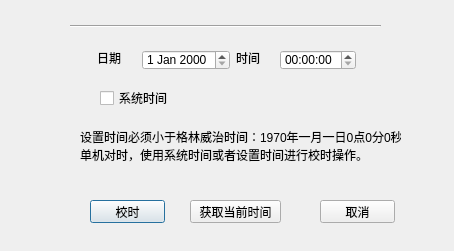
<?xml version="1.0" encoding="UTF-8"?>
<ui version="4.0">
 <class>QCheckTimeDialog</class>
 <widget class="QDialog" name="QCheckTimeDialog">
  <property name="geometry">
   <rect>
    <x>0</x>
    <y>0</y>
    <width>454</width>
    <height>251</height>
   </rect>
  </property>
  <property name="windowTitle">
   <string>信号机校时</string>
  </property>
  <widget class="QDateEdit" name="dateEdit">
   <property name="geometry">
    <rect>
     <x>142</x>
     <y>50</y>
     <width>88</width>
     <height>20</height>
    </rect>
   </property>
  </widget>
  <widget class="QTimeEdit" name="timeEdit">
   <property name="geometry">
    <rect>
     <x>280</x>
     <y>50</y>
     <width>76</width>
     <height>20</height>
    </rect>
   </property>
   <property name="displayFormat">
    <string>HH:mm:ss</string>
   </property>
  </widget>
  <widget class="QLabel" name="label">
   <property name="geometry">
    <rect>
     <x>97</x>
     <y>50</y>
     <width>24</width>
     <height>16</height>
    </rect>
   </property>
   <property name="text">
    <string>日期</string>
   </property>
  </widget>
  <widget class="Line" name="line">
   <property name="geometry">
    <rect>
     <x>70</x>
     <y>16</y>
     <width>311</width>
     <height>20</height>
    </rect>
   </property>
   <property name="orientation">
    <enum>Qt::Horizontal</enum>
   </property>
  </widget>
  <widget class="QCheckBox" name="checkBox">
   <property name="geometry">
    <rect>
     <x>100</x>
     <y>90</y>
     <width>71</width>
     <height>16</height>
    </rect>
   </property>
   <property name="text">
    <string>系统时间</string>
   </property>
  </widget>
  <widget class="QLabel" name="label_3">
   <property name="geometry">
    <rect>
     <x>80</x>
     <y>120</y>
     <width>321</width>
     <height>51</height>
    </rect>
   </property>
   <property name="text">
    <string>设置时间必须小于格林威治时间：1970年一月一日0点0分0秒。
单机对时，使用系统时间或者设置时间进行校时操作。</string>
   </property>
   <property name="textFormat">
    <enum>Qt::AutoText</enum>
   </property>
  </widget>
  <widget class="QPushButton" name="checkTimeButton">
   <property name="geometry">
    <rect>
     <x>90</x>
     <y>200</y>
     <width>75</width>
     <height>23</height>
    </rect>
   </property>
   <property name="text">
    <string>校时</string>
   </property>
  </widget>
  <widget class="QPushButton" name="cancelButton">
   <property name="geometry">
    <rect>
     <x>320</x>
     <y>200</y>
     <width>75</width>
     <height>23</height>
    </rect>
   </property>
   <property name="text">
    <string>取消</string>
   </property>
  </widget>
  <widget class="QPushButton" name="getTimeButton">
   <property name="geometry">
    <rect>
     <x>190</x>
     <y>200</y>
     <width>91</width>
     <height>23</height>
    </rect>
   </property>
   <property name="text">
    <string>获取当前时间</string>
   </property>
  </widget>
  <widget class="QLabel" name="label_2">
   <property name="geometry">
    <rect>
     <x>236</x>
     <y>50</y>
     <width>24</width>
     <height>16</height>
    </rect>
   </property>
   <property name="text">
    <string>时间</string>
   </property>
  </widget>
 </widget>
 <layoutdefault spacing="6" margin="11"/>
 <resources/>
 <connections/>
</ui>
